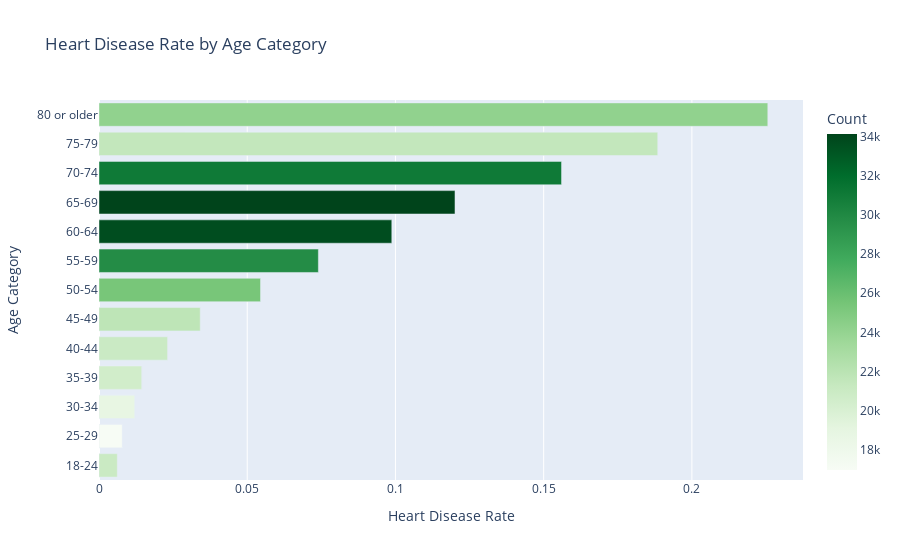

The notebook cell this image was saved under:
### Code cell
# Analyze Age Category
age_categories = sorted(list(data.groupby('AgeCategory').groups.keys()))
age_rates = []
age_counts = []

for category in age_categories:
    heart_disease_count = data.loc[(data['AgeCategory'] == category) & 
                                   (data['HeartDisease'] == 'Yes')].shape[0]
    total_count = data.loc[data['AgeCategory'] == category].shape[0]
    rate = heart_disease_count / total_count
    age_rates.append(rate)
    age_counts.append(total_count)

# Store for encoding
age_encoding = {age_categories[i]: age_rates[i] for i in range(len(age_categories))}

# Visualize
fig = px.bar(
    x=age_rates,
    y=age_categories,
    color=age_counts,
    orientation='h',
    title='Heart Disease Rate by Age Category',
    labels={'x': 'Heart Disease Rate', 'y': 'Age Category', 'color': 'Count'},
    color_continuous_scale='Greens'
)
fig.show()

### Figure 1 — Plotly figure (JSON) as saved in the notebook; plotly's stock layout.template omitted (floating-point values rounded to 4 significant figures)
{"data": [{"alignmentgroup": "True", "hovertemplate": "Heart Disease Rate=%{x}<br>Age Category=%{y}<br>Count=%{marker.color}<extra></extra>", "legendgroup": "", "marker": {"color": [21064, 16955, 18753, 20550, 21006, 21791, 25382, 29757, 33686, 34151, 31065, 21482, 24153], "coloraxis": "coloraxis", "pattern": {"shape": ""}}, "name": "", "offsetgroup": "", "orientation": "h", "showlegend": false, "textposition": "auto", "type": "bar", "x": [0.006172, 0.007844, 0.01205, 0.0144, 0.02314, 0.03414, 0.05449, 0.074, 0.09877, 0.1201, 0.156, 0.1885, 0.2256], "xaxis": "x", "y": ["18-24", "25-29", "30-34", "35-39", "40-44", "45-49", "50-54", "55-59", "60-64", "65-69", "70-74", "75-79", "80 or older"], "yaxis": "y"}], "layout": {"barmode": "relative", "coloraxis": {"colorbar": {"title": {"text": "Count"}}, "colorscale": [[0, "rgb(247,252,245)"], [0.125, "rgb(229,245,224)"], [0.25, "rgb(199,233,192)"], [0.375, "rgb(161,217,155)"], [0.5, "rgb(116,196,118)"], [0.625, "rgb(65,171,93)"], [0.75, "rgb(35,139,69)"], [0.875, "rgb(0,109,44)"], [1, "rgb(0,68,27)"]]}, "legend": {"tracegroupgap": 0}, "title": {"text": "Heart Disease Rate by Age Category"}, "xaxis": {"anchor": "y", "domain": [0, 1], "title": {"text": "Heart Disease Rate"}}, "yaxis": {"anchor": "x", "domain": [0, 1], "title": {"text": "Age Category"}}}}
